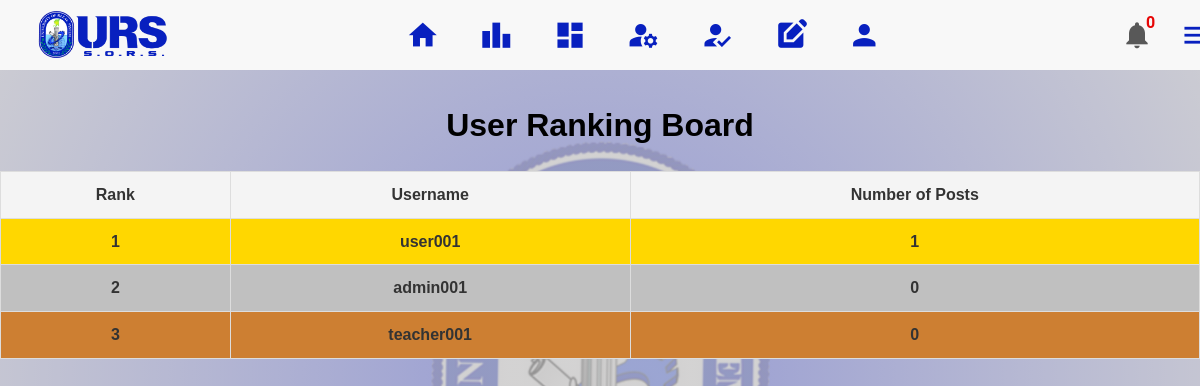
The app's page /_unused/redesign_before/admin_ranking.php (signed in) with its own data.
### tables this page shows
CREATE TABLE `users` (
  `id` int(11) NOT NULL,
  `username` varchar(50) NOT NULL,
  `password` varchar(255) NOT NULL,
  `email` varchar(100) NOT NULL,
  `created_at` timestamp NOT NULL DEFAULT current_timestamp(),
  `profile_picture` varchar(255) DEFAULT 'default_profile.jpg',
  `cover_photo` varchar(255) DEFAULT 'default_cover.jpg',
  `role` enum('student','teacher','admin') DEFAULT 'student',
  `is_approved` tinyint(1) DEFAULT 0,
  `can_post` tinyint(1) NOT NULL DEFAULT 1,
  `first_name` varchar(50) NOT NULL,
  `middle_name` varchar(50) DEFAULT NULL,
  `last_name` varchar(50) NOT NULL
);

### _unused/redesign_before/admin_ranking.php (the view, shortened to what this page needs)
<?php
require_once __DIR__ . '/config.php';
$sql = "SELECT users.id, users.username, COUNT(posts.id) AS post_count
        FROM users
        LEFT JOIN posts ON users.id = posts.user_id AND posts.is_archived = 0
        GROUP BY users.id, users.username
        ORDER BY post_count DESC, users.username ASC";
$result = $conn->query($sql);
$sql = "SELECT COUNT(*) AS unread_count FROM notifications WHERE user_id = ? AND is_read = 0";
$stmt = $conn->prepare($sql);
$stmt->bind_param("i", $_SESSION['user_id']);
$stmt->execute();
$notification_result = $stmt->get_result();
$notification_count = $notification_result->fetch_assoc()['unread_count'];
?>
<!DOCTYPE html>
<html lang="en">
<head>
    <link rel="stylesheet" href="/assets/css/admin.css">
</head>
<body>
    <nav class="navbar">
        <div class="nav-container">
            <div class="logo">
                <a href="admin_home.php"><img src="/assets/images/sors_logo.png" alt=""></a>
            </div>
                <div class="nav-icons">
                    <a href="admin_home.php" class="nav-item">
                        <span class="material-icons" alt="Home">home</span>
                    </a>
                    <a href="admin_ranking.php" class="nav-item">
                        <span class="material-icons">leaderboard</span>
                    </a>
                    <a href="admin_dashboard.php" class="nav-item">
                        <span class="material-icons">dashboard</span>
                    </a>
                    <a href="manage_accounts.php" class="nav-item">
                        <span class="material-icons">manage_accounts</span>
                    </a>
                    <a href="admin_pendings.php" class="nav-item">
                        <span class="material-icons">how_to_reg</span>
                    </a>
                    <a href="admin_register.php" class="nav-item">
                        <span class="material-icons">edit_square</span>
                    </a>
                    <a href="admin_profile.php" class="nav-item">
                        <span class="material-icons">person</span>
                    </a>
                </div>
                <a href="admin_notif.php" class="notification-icon">
                    <span class="material-icons" >notifications</span>
                </a>
                <p class="notif-count"><strong><?php echo $notification_count; ?></strong></p>
                <span class="material-icons menu-button" id="menu-button">menu</span>
        </div>
    </nav>
    <h1>User Ranking Board</h1>
    <table>
        <thead>
            <tr>
                <th>Rank</th>
                <th>Username</th>
                <th>Number of Posts</th>
            </tr>
        </thead>
        <tbody>
            <?php
            $rank = 1;
            while ($row = $result->fetch_assoc()): ?>
                <tr>
                    <td><?php echo $rank++; ?></td>
                    <td><?php echo htmlspecialchars($row['username']); ?></td>
                    <td><?php echo htmlspecialchars($row['post_count']); ?></td>
                </tr>
            <?php endwhile; ?>
        </tbody>
    </table>
</body>
</html>

### _unused/redesign_before/assets/css/admin.css (style rules this page uses)
* { margin: 0; padding: 0; box-sizing: border-box; }
body { background-image: linear-gradient(rgba(197, 196, 196, 0.75), rgba(197, 196, 196, 0.75)), url("/assets/images/home_bg.png"); background-position: center; background-position-y: top; background-attachment: fixed; font-family: 'Arial', sans-serif; line-height: 1.6; color: #333; padding: 0; margin: 0; }
.navbar { top: 0; background-color: rgb(248, 248, 248); ; position: fixed; font-family: 'Roboto', sans-serif; height: 70px; width: 100%; z-index: 999; }
.nav-container { display: flex; width: 100%; }
a img { height: 55px; width: 150px; margin-top: 7px; margin-left: 28px; }
.nav-icons { margin-top: 19px; margin-left: 19%; margin-right: 20%; display: inline-flex; justify-content: center; gap: 2.5rem; }
.nav-item { text-decoration: none; color: #0820bf; transition: color 0.3s ease, transform 0.3s ease; }
.nav-item .material-icons { font-size: 2.1rem; }
.notification-icon span { margin-top: 19px; margin-right: -7px; font-size: 2.0rem; color: #585858; }
.notif-count { margin-top: 10px; color: #e70606; }
.menu-button { margin-top: 19px; margin-right: 20px; margin-left: 25px; font-size: 2.1rem; cursor: pointer; color: #0820bf; }

### _unused/redesign_before/admin_ranking.php (style rules this page uses)
body { font-family: Arial, sans-serif; margin-top: 100px; }
h1 { text-align: center; color: black; }
table { width: 100%; border-collapse: collapse; margin: 20px 0; }
th, td { border: 1px solid #ddd; text-align: center; padding: 10px; }
th { background-color: #f4f4f4; }
tr:nth-child(even) { background-color: #f9f9f9; }
tr:first-child td { background-color: gold; font-weight: bold; }
tr:nth-child(2) td { background-color: silver; font-weight: bold; }
tr:nth-child(3) td { background-color: #cd7f32; font-weight: bold; }

### records on screen
users: username "user001", post_count "1"
users: username "admin001", post_count "0"
users: username "teacher001", post_count "0"

### other values on screen
$notification_count "0"
